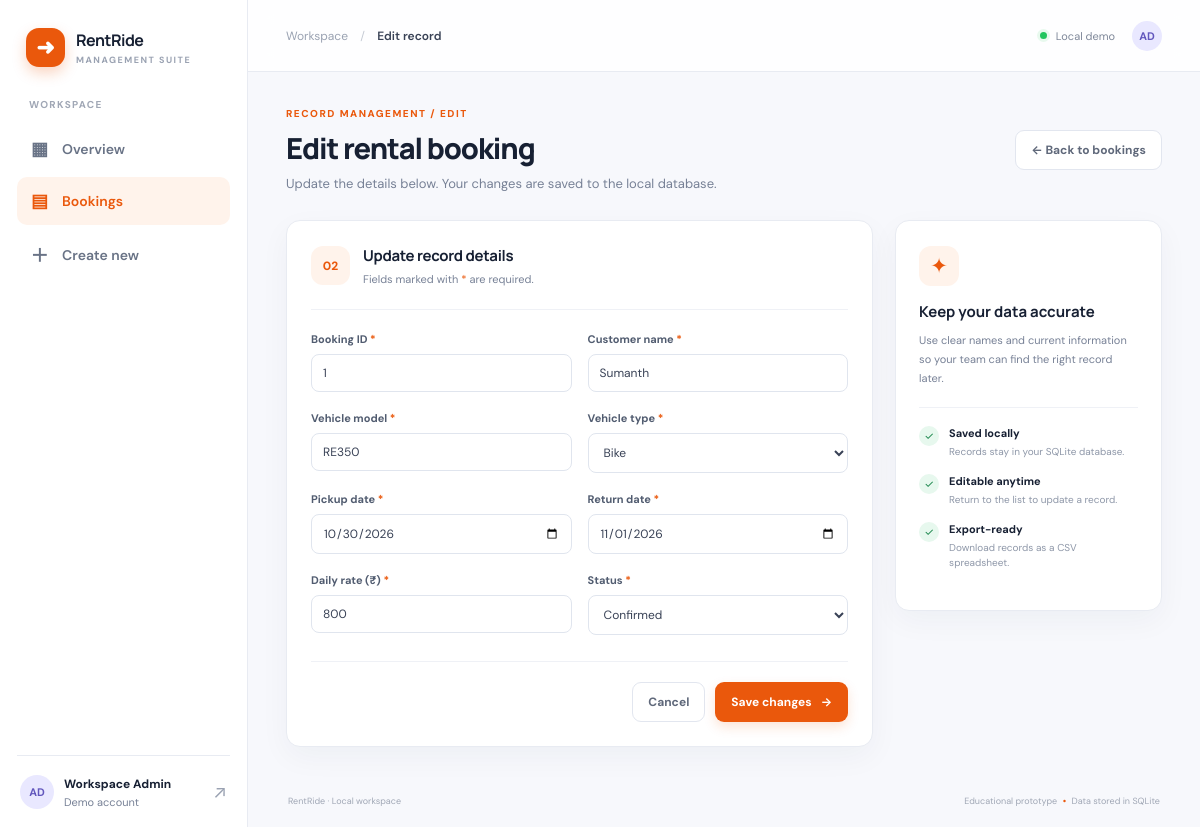
The app's page /records/4/edit (signed in) with its own data.
### tables this page shows
CREATE TABLE records (id INTEGER PRIMARY KEY AUTOINCREMENT, created_at TEXT NOT NULL DEFAULT CURRENT_TIMESTAMP, "booking_id" TEXT NOT NULL DEFAULT '', "customer" TEXT NOT NULL DEFAULT '', "vehicle" TEXT NOT NULL DEFAULT '', "vehicle_type" TEXT NOT NULL DEFAULT '', "pickup_date" TEXT NOT NULL DEFAULT '', "return_date" TEXT NOT NULL DEFAULT '', "daily_rate" TEXT NOT NULL DEFAULT '', "status" TEXT NOT NULL DEFAULT '');

### app.py (the view, shortened to what this page needs)
@app.route("/records/<int:record_id>/edit", methods=["GET", "POST"])
@login_required
def edit_record(record_id):
    with connect_db() as db:
        row = db.execute("SELECT * FROM records WHERE id=?", (record_id,)).fetchone()
    if row is None: abort(404)
    record = dict(row)
    return render_template("form.html", **template_context("records", "Edit record"), record=record)

### app.py (called while the page is built)
def connect_db():
    connection = sqlite3.connect(DB_PATH)
    connection.row_factory = sqlite3.Row
    return connection

def login_required(view):
    @wraps(view)
    def wrapped(*args, **kwargs):
        if not session.get("logged_in"):
            return redirect(url_for("login", next=request.path))
        return view(*args, **kwargs)
    return wrapped

def template_context(active, section):
    return dict(title=CONFIG["title"], subtitle=CONFIG["subtitle"], icon=CONFIG["icon"],
                plural=CONFIG["plural"], singular=CONFIG["singular"], metrics=CONFIG["metrics"],
                fields=FIELDS, active=active, section=section)

### templates/form.html
{% extends "base.html" %}{% block content %}
<div class="page-heading"><div><div class="eyebrow">RECORD MANAGEMENT / {{ 'EDIT' if record else 'NEW' }}</div><h1>{{ 'Edit' if record else 'Create a' }} {{ singular }}</h1><p>{{ 'Update the details below. Your changes are saved to the local database.' if record else 'Fill in the details below to add a new record to your workspace.' }}</p></div><a class="btn btn-secondary" href="{{ url_for('records') }}">← Back to {{ plural|lower }}</a></div>
<div class="form-layout"><section class="panel form-panel"><div class="form-panel-heading"><div class="form-step">{{ '02' if record else '01' }}</div><div><h2>{{ 'Update record details' if record else 'Record details' }}</h2><p>Fields marked with <span class="required-star">*</span> are required.</p></div></div>
<form method="post" class="record-form"><div class="field-grid">{% for field in fields %}<div class="field-group {{ 'field-wide' if field.type=='textarea' else '' }}"><label for="{{ field.key }}">{{ field.label }}{% if field.required %}<span class="required-star"> *</span>{% endif %}</label>
{% if field.type=='select' %}<select id="{{ field.key }}" name="{{ field.key }}" {{ 'required' if field.required else '' }}><option value="">Choose {{ field.label|lower }}</option>{% for option in field.options %}<option value="{{ option }}" {{ 'selected' if record and record[field.key]==option else '' }}>{{ option }}</option>{% endfor %}</select>
{% elif field.type=='textarea' %}<textarea id="{{ field.key }}" name="{{ field.key }}" rows="3" {{ 'required' if field.required else '' }}>{{ record[field.key] if record else '' }}</textarea>
{% else %}<input id="{{ field.key }}" name="{{ field.key }}" type="{{ field.type }}" value="{{ record[field.key] if record else '' }}" {{ 'required' if field.required else '' }} {% if field.type=='number' %}min="0" step="any"{% endif %}>{% endif %}
</div>{% endfor %}</div><div class="form-actions"><a class="btn btn-secondary" href="{{ url_for('records') }}">Cancel</a><button class="btn btn-primary" type="submit">{{ 'Save changes' if record else 'Create record' }} <span>→</span></button></div></form></section>
<aside class="panel form-help"><div class="help-icon">✦</div><h3>Keep your data accurate</h3><p>Use clear names and current information so your team can find the right record later.</p><div class="help-divider"></div><div class="help-row"><span class="help-check">✓</span><span><b>Saved locally</b><small>Records stay in your SQLite database.</small></span></div><div class="help-row"><span class="help-check">✓</span><span><b>Editable anytime</b><small>Return to the list to update a record.</small></span></div><div class="help-row"><span class="help-check">✓</span><span><b>Export-ready</b><small>Download records as a CSV spreadsheet.</small></span></div></aside></div>
{% endblock %}

### static/style.css (style rules this page uses)
:root { --accent:#ea580c;--soft:#fff3eb;--ink:#172033;--muted:#778196;--line:#e8ebf2;--surface:#fff;--bg:#f7f8fc;--green:#15803d;--red:#b91c1c;--shadow:0 10px 30px rgba(24,39,75,.045) }
* { box-sizing:border-box }
body { margin:0;background:var(--bg);color:var(--ink);font-family:'DM Sans',-apple-system,BlinkMacSystemFont,sans-serif;font-size:14px }
a { color:inherit;text-decoration:none }
button,input,select,textarea { font:inherit }
.page-heading { display:flex;justify-content:space-between;align-items:center;gap:20px;margin-bottom:28px }
.eyebrow { font-size:10px;font-weight:800;letter-spacing:1.5px;color:var(--accent);margin-bottom:10px }
.page-heading h1,.login-card h1 { font-family:Manrope,sans-serif;font-size:29px;line-height:1.25;letter-spacing:-1.1px;margin:0;font-weight:800 }
.page-heading p { color:var(--muted);margin:9px 0 0;font-size:13px }
.btn { display:inline-flex;align-items:center;justify-content:center;gap:9px;border:1px solid transparent;border-radius:9px;padding:11px 15px;font-size:12px;font-weight:700;cursor:pointer;white-space:nowrap;transition:transform .15s,box-shadow .15s,background .15s }
.btn-primary { background:var(--accent);color:white;box-shadow:0 5px 12px color-mix(in srgb,var(--accent) 17%,transparent) }
.btn-secondary { background:#fff;color:#5f687a;border-color:#e2e6ef }
.panel { background:#fff;border:1px solid var(--line);border-radius:14px;box-shadow:var(--shadow);min-width:0 }
.panel-heading h2,.form-panel-heading h2 { font-family:Manrope,sans-serif;font-size:15px;margin:0;letter-spacing:-.3px }
.panel-heading p,.form-panel-heading p { font-size:11px;color:var(--muted);margin:6px 0 0 }
.filters select,.field-group input,.field-group select,.field-group textarea,.login-form input { border:1px solid #e0e5ee;background:#fff;border-radius:8px;padding:10px 11px;outline:0;color:#394256;min-width:0 }
.form-layout { display:grid;grid-template-columns:minmax(0,1.65fr) minmax(260px,.75fr);gap:22px;align-items:start }
.form-panel { padding:24px }
.form-panel-heading { display:flex;align-items:center;gap:13px;padding-bottom:23px;border-bottom:1px solid #eff1f6;margin-bottom:22px }
.form-step { width:39px;height:39px;display:grid;place-items:center;background:var(--soft);color:var(--accent);border-radius:12px;font-weight:800;font-size:12px }
.field-grid { display:grid;grid-template-columns:repeat(2,minmax(0,1fr));gap:19px 16px }
.field-group { display:flex;flex-direction:column;gap:8px;min-width:0 }
.field-group label,.login-form label { font-size:11px;color:#515c70;font-weight:700 }
.required-star { color:var(--accent) }
.field-group input,.field-group select,.field-group textarea { width:100%;font-size:12px }
.form-actions { display:flex;justify-content:flex-end;gap:10px;border-top:1px solid #eff1f6;margin-top:26px;padding-top:20px }
.form-help { padding:25px 23px }
.help-icon { width:40px;height:40px;display:grid;place-items:center;background:var(--soft);color:var(--accent);border-radius:12px;font-size:21px;margin-bottom:15px }
.form-help h3 { font-family:Manrope,sans-serif;font-size:15px;margin:0 }
.form-help>p { font-size:11px;line-height:1.7;color:var(--muted);margin:9px 0 20px }
.help-divider { height:1px;background:#eff1f6;margin-bottom:18px }
.help-row { display:flex;gap:10px;margin:15px 0 }
.help-check { display:grid;place-items:center;width:20px;height:20px;border-radius:50%;background:#e7f8ee;color:#19864b;font-size:11px;flex:0 0 20px }
.help-row b { display:block;font-size:11px }
.help-row small { display:block;color:#8e97a8;font-size:10px;margin-top:4px;line-height:1.5 }

### records on screen
records: booking_id "1" "Sumanth" "RE350" "10/30/2026" "11/01/2026" "800"

### other values on screen
{{ icon }} "➜"
{{ title }} "RentRide"
{{ plural }} "Bookings"
{{ section }} "Edit record"
{{ 'EDIT' if record else 'NEW' }} "EDIT"
{{ 'Edit' if record else 'Create a' }} "Edit"
{{ singular }} "rental booking"
{{ plural|lower }} "bookings"
{{ '02' if record else '01' }} "02"
{{ 'Update record details' if record else 'Record details' }} "Update record details"
{{ field.label }} "Booking ID" "Customer name" "Vehicle model" "Vehicle type" "Pickup date" "Return date" "Daily rate (₹)" "Status"
{{ 'Save changes' if record else 'Create record' }} "Save changes"
form field vehicle_type "Bike"
form field status "Confirmed"
